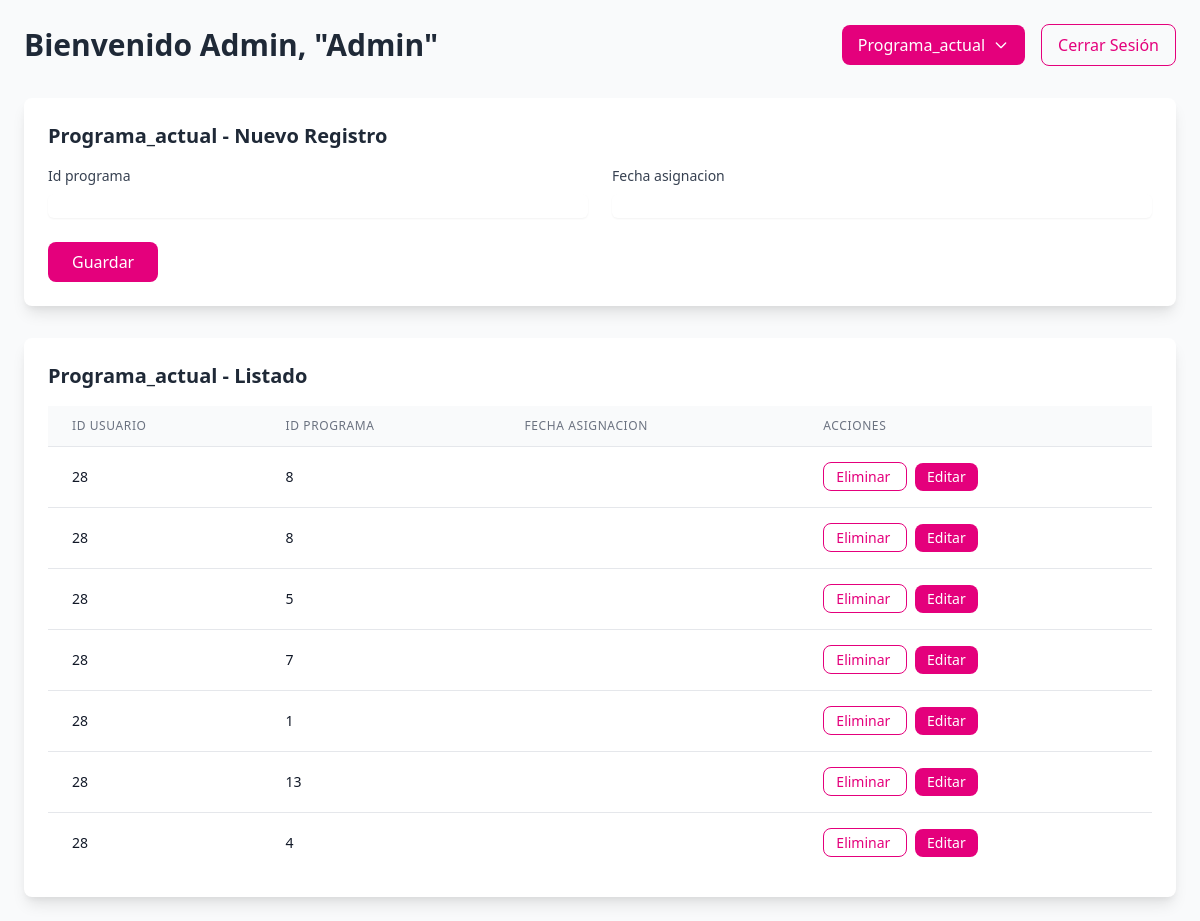
The page /empleado/dashboard.php?module=programa_actual (signed in) on the database as committed earlier.
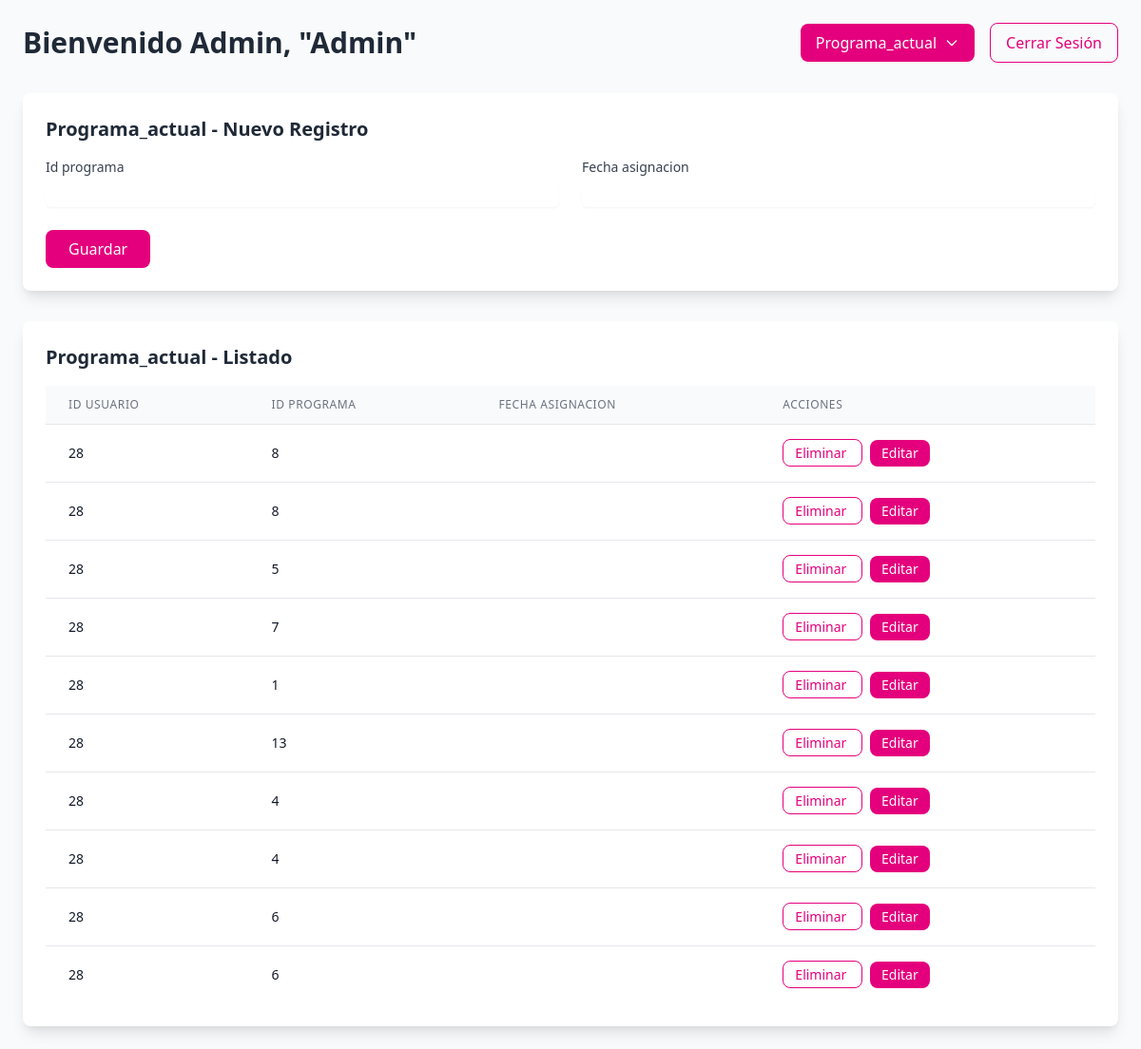
The same page on the database as committed later.
### tables this page shows
CREATE TABLE `programa_actual` (
  `id_usuario` int(11) DEFAULT NULL,
  `id_programa` int(11) DEFAULT NULL,
  `fecha_asignacion` date DEFAULT NULL
);

### empleado/dashboard.php (the view, shortened to what the changed rows need)
<!DOCTYPE html>
<html lang="es">
<head>
    <link href="https://cdnjs.cloudflare.com/ajax/libs/tailwindcss/2.2.19/tailwind.min.css" rel="stylesheet">
</head>
<body class="bg-gray-50">
    <?php
    require_once('../configuracion.php');
    try {
        $pdo = new PDO(
            "mysql:host=" . DB_HOST . ";dbname=" . DB_NAME . ";charset=utf8",
            DB_USER,
            DB_PASS,
            array(PDO::ATTR_ERRMODE => PDO::ERRMODE_EXCEPTION)
        );
    } catch (PDOException $e) {
        die("Error de conexión: " . $e->getMessage());
    }
    $empleado = $_SESSION['empleado'];
    $stmt = $pdo->query("SHOW TABLES");
    $tables = $stmt->fetchAll(PDO::FETCH_COLUMN);
    $modules = [];
    foreach ($tables as $table) {
        $stmt = $pdo->prepare("DESCRIBE $table");
        $stmt->execute();
        $fields = $stmt->fetchAll(PDO::FETCH_ASSOC);
        $fieldsArray = array_column($fields, 'Field');
        $labels = array_map(function ($field) {
            return ucfirst(str_replace('_', ' ', $field));
        }, $fieldsArray);
        $types = array_map(function ($field) {
            switch ($field) {
                case 'email':
                    return 'email';
                case 'password':
                case 'contrasena':
                    return 'password';
                case 'fecha':
                    return 'date';
                case 'telefono':
                    return 'tel';
                default:
                    return 'text';
            }
        }, $fieldsArray);
        $primaryKey = array_column($fields, 'Key');
        $primaryKeyField = $fieldsArray[array_search('PRI', $primaryKey)];
        $modules[$table] = [
            'table' => $table,
            'fields' => $fieldsArray,
            'labels' => $labels,
            'types' => $types,
            'primaryKey' => $primaryKeyField
        ];
    }
    $moduleToShow = $_GET['module'] ?? 'empleados';
    ?>
    <div class="min-h-screen p-6">
        <div class="max-w-7xl mx-auto">
            <div class="flex justify-between items-center mb-8">
                <h1 class="text-3xl font-bold text-gray-800">Bienvenido
                    <?php echo htmlspecialchars($empleado['puesto'] === 'admin' ? 'Admin' : 'Trabajador'); ?>,
                    "<?php echo htmlspecialchars($empleado['nombre']); ?>"
                </h1>
            </div>
            <div class="bg-white rounded-lg shadow-lg p-6 mb-8">
                <h2 class="text-xl font-semibold mb-4 text-gray-800">
                    <?php echo ucfirst($moduleToShow); ?> - Nuevo Registro
                </h2>
                <form action="" method="POST">
                    <div class="grid grid-cols-1 md:grid-cols-2 gap-6">
                        <?php foreach ($modules[$moduleToShow]['fields'] as $index => $field): ?>
                            <?php if ($field !== $modules[$moduleToShow]['primaryKey']): ?>
                                <div>
                                    <label class="block text-sm font-medium text-gray-700 mb-2">
                                        <?php echo $modules[$moduleToShow]['labels'][$index]; ?>
                                    </label>
                                    <input type="<?php echo $modules[$moduleToShow]['types'][$index]; ?>"
                                        name="<?php echo $field; ?>"
                                        class="w-full rounded-md border-gray-300 shadow-sm focus:border-primary focus:ring focus:ring-primary focus:ring-opacity-50"
                                        required>
                                </div>
                            <?php endif; ?>
                        <?php endforeach; ?>
                    </div>
                </form>
            </div>
            <div class="bg-white rounded-lg shadow-lg p-6">
                <h2 class="text-xl font-semibold mb-4 text-gray-800">
                    <?php echo ucfirst($moduleToShow); ?> - Listado
                </h2>
                <div class="table-container overflow-x-auto">
                    <table class="min-w-full divide-y divide-gray-200">
                        <thead class="bg-gray-50">
                            <tr>
                                <?php foreach ($modules[$moduleToShow]['labels'] as $label): ?>
                                    <th
                                        class="px-6 py-3 text-left text-xs font-medium text-gray-500 uppercase tracking-wider">
                                        <?php echo htmlspecialchars($label); ?>
                                    </th>
                                <?php endforeach; ?>
                                <th
                                    class="px-6 py-3 text-left text-xs font-medium text-gray-500 uppercase tracking-wider">
                                    Acciones
                                </th>
                            </tr>
                        </thead>
                        <tbody class="bg-white divide-y divide-gray-200">
                            <?php
                            $stmt = $pdo->query("SELECT * FROM {$modules[$moduleToShow]['table']}");
                            while ($row = $stmt->fetch(PDO::FETCH_ASSOC)):
                                ?>
                                <tr class="hover:bg-gray-50">
                                    <?php foreach ($modules[$moduleToShow]['fields'] as $field): ?>
                                        <td class="px-6 py-4 whitespace-nowrap text-sm text-gray-900">
                                            <?php
                                            echo ($field === 'password' || $field === 'contrasena')
                                                ? '********'
                                                : htmlspecialchars($row[$field]);
                                            ?>
                                        </td>
                                    <?php endforeach; ?>
                                    <td class="px-6 py-4 whitespace-nowrap text-sm font-medium">
                                        <a href="?module=<?php echo $moduleToShow; ?>&delete_id=<?php
                                           echo $row[$modules[$moduleToShow]['primaryKey']]; ?>"
                                            onclick="return confirm('¿Estás seguro?')"
                                            class="btn-outline px-3 py-1 rounded-lg mr-2">
                                            Eliminar
                                        </a>
                                        <button onclick="prepareUpdate(<?php echo htmlspecialchars(json_encode($row)); ?>)"
                                            class="btn-primary px-3 py-1 rounded-lg">
                                            Editar
                                        </button>
                                    </td>
                                </tr>
                            <?php endwhile; ?>
                        </tbody>
                    </table>
                </div>
            </div>
        </div>
    </div>
</body>
</html>

Rows that differ between the two databases and show on the page:
added programa_actual: id_usuario "28", id_programa "4"
added programa_actual: id_usuario "28", id_programa "6"
added programa_actual: id_usuario "28", id_programa "6"
